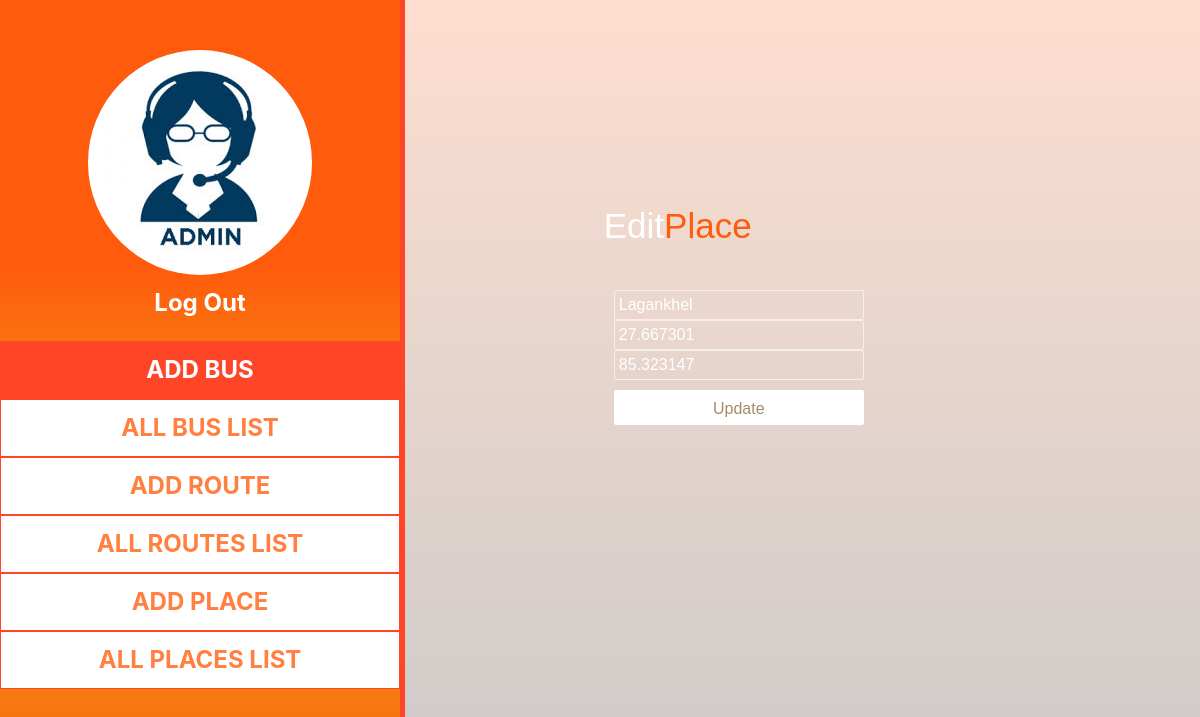
Page /admin/pages/edit_places.php?id=1 on the committed database.
### tables this page shows
CREATE TABLE `nodes` (
  `node_id` int(3) NOT NULL,
  `address` varchar(38) DEFAULT NULL,
  `latitude` decimal(8,6) DEFAULT NULL,
  `longitude` decimal(8,6) DEFAULT NULL
);

### admin/pages/edit_places.php (the view, shortened to what this page needs)
<!DOCTYPE html>
<html>
<head>
	<?php
	include($_SERVER['DOCUMENT_ROOT'] . "/buss/admin/includes/admin_header.php");
	?>
</head>
<body>
	<?php
	include($_SERVER['DOCUMENT_ROOT'] . '/buss/admin/includes/admin_navigation.php');
	include($_SERVER['DOCUMENT_ROOT'] . '/buss/admin/includes/connection1.php');
	if (isset($_GET['id'])) {
		$id = $_GET['id'];
		$q  = "SELECT * FROM `nodes` WHERE `node_id` = '$id'";
		$bus = mysqli_query($con, $q);
		$name = mysqli_fetch_assoc($bus);
	}
	?>
	<div class="col-sm-12 col-md-8 working" style="overflow: hidden;">
		<form action="edit_process_places.php" method="post">
			<div class="header">
				<div>Edit<span>Place</span></div>
			</div>
			<div class="form-box">
				<input type="text" name="node_address" value="<?php echo $name['address']; ?>" />
				<input type="text" name="node_latitude" value="<?php echo $name['latitude']; ?>" />
				<input type="text" name="node_longitude" value="<?php echo $name['longitude']; ?>" />
				<input type="submit" name="addNode" value="Update" />
			</div>
		</form>
	</div>
</body>
</html>

### admin/css/admin_style.css (style rules this page uses)
.working { border-left: 5px solid #ff4528; float:left; padding:0 !important; width: 100%; height: 100vh; }
.header { position: absolute; top:25%; left:25%; z-index: 2; }
.header div { float: left; color: #fff; font-family: 'Exo', sans-serif; font-size: 35px; font-weight: 200; }
.header div span { color: #FF5B0D !important; }
.form-box { position: absolute; top:35%; left:25%; height: 150px; width: 500px; padding: 10px; z-index: 2; }
.form-box input[type=text] { width: 250px; height: 30px; background: transparent; border: 1px solid rgba(255,255,255,0.6); border-radius: 2px; color: #fff; font-family: 'Exo', sans-serif; font-size: 16px; font-weight: 400; padding: 4px; }
.form-box input[type=submit] { width: 250px; height: 35px; background: #fff; border: 1px solid #fff; cursor: pointer; border-radius: 2px; color: #a18d6c; font-family: 'Exo', sans-serif; font-size: 16px; font-weight: 400; padding: 6px; margin-top: 10px; }

### rows in the picture
nodes: node_address "Lagankhel", node_latitude "27.667301", node_longitude "85.323147"
